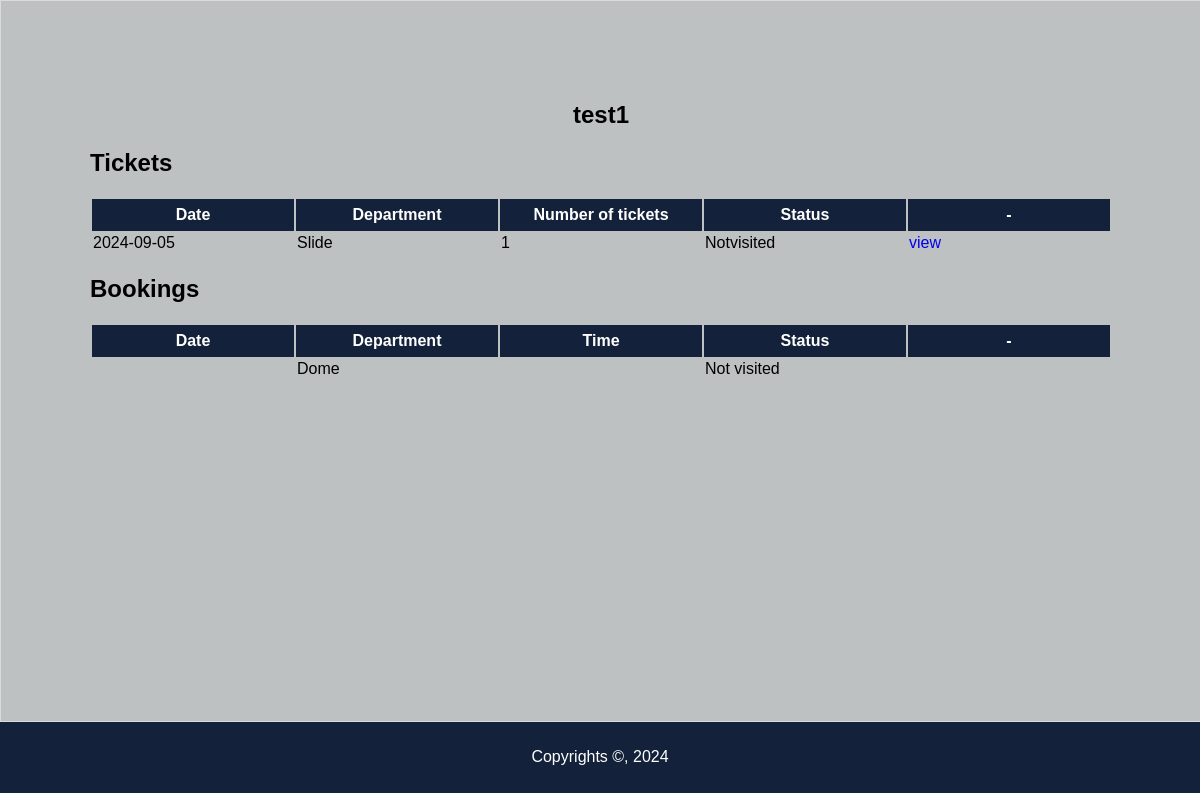
/user.php?name=test1&email=test@gmail.com (signed in), run on an earlier commit of the app's database.
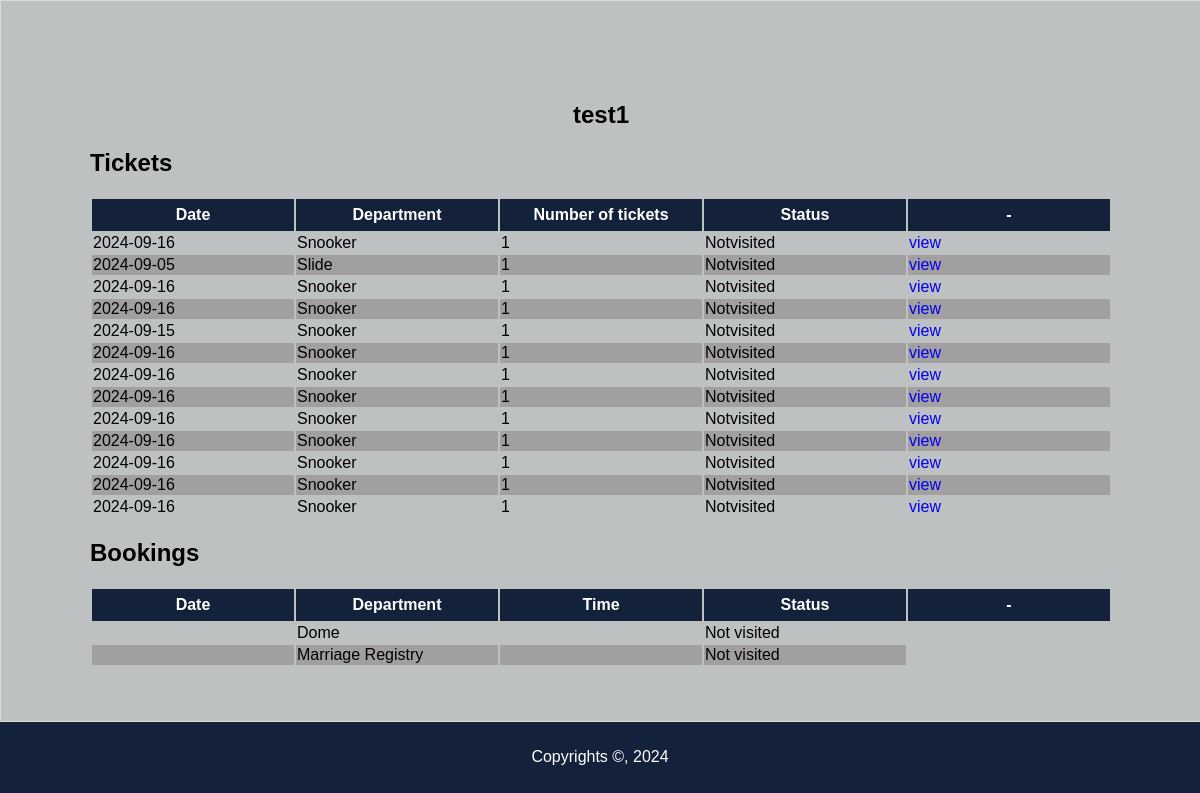
And on a later commit of the database.
### tables this page shows
CREATE TABLE `tickets` (
  `ticket_id` int(11) NOT NULL,
  `id` int(11) NOT NULL,
  `department` varchar(40) NOT NULL,
  `status` varchar(10) NOT NULL,
  `amount` int(11) NOT NULL,
  `customer` varchar(50) NOT NULL,
  `date` date NOT NULL,
  `address` varchar(40) DEFAULT NULL,
  `contact` varchar(40) DEFAULT NULL,
  `numberoftickets` int(11) DEFAULT NULL,
  PRIMARY KEY (`ticket_id`),
  KEY `id` (`id`),
  CONSTRAINT `tickets_ibfk_1` FOREIGN KEY (`id`) REFERENCES `departments` (`id`) ON DELETE CASCADE
);

CREATE TABLE `booking` (
  `department` varchar(40) DEFAULT NULL,
  `Customer` varchar(50) DEFAULT NULL,
  `Date` date DEFAULT NULL,
  `Time` time DEFAULT NULL,
  `status` varchar(15) DEFAULT NULL,
  `contact` varchar(40) DEFAULT NULL,
  `id` int(10) unsigned zerofill NOT NULL
);

### user.php (the view, shortened to what this page needs)
<?php
include 'connection.php';
   $email = $_GET['email'];
   $username = $_GET['name'];
   $tickets = "SELECT * FROM tickets where contact = '$email'";
   $QUERY = mysqli_query($connection, $tickets);
   $booking = "SELECT * FROM booking where contact = '$email'";
   $bQUERY = mysqli_query($connection, $booking);
?>
<!DOCTYPE html>
<html lang="en">
<head>
    <link rel="stylesheet" href="../css/signin.css">
</head>
<body>
    <main class="main">
        <div class="top">
        <div class="imag image">
            <h2><?php echo $username?></h2>
        </div>
        <div class="userdata">
<h2>Tickets</h2>
       <?php
       if($QUERY -> num_rows == 0){
        echo "no records";
       }
       else{
        echo '
            <table>
            <tr>
                <th>Date </th>
                <th>Department</th>
                <th>Number of tickets</th>
                <th>Status </th>
                <th>-</th>
            </tr>
        ';
        while($res = mysqli_fetch_assoc($QUERY)){
               echo '
               <tr>
               <td>'.$res['date'].'</td>
                <td>'.$res['department'].'</td>
                 <td>'.$res['numberoftickets'].'</td>
                  <td>'.$res['status'].'</td>
                   <td><a href="ticket/index.php?customer='.$res['name'].'&department='.$res['department'].'&numberoftickets='.$res['numberoftickets'].'&date='.$res['date'].'&ticketid='.$res['ticket_id'].'">view</a></td>
                   </tr>
               ';
        }
       }
       ?>
</table>
<h2>Bookings</h2>
        <?php
 if($bQUERY -> num_rows == 0){
    echo "no records";
   }
   else{
    echo '
    <table>
            <tr>
                <th>Date </th>
                <th>Department</th>
                <th>Time</th>
                <th>Status </th>
                <th>-</th>
            </tr>
    ';
    while($res = mysqli_fetch_assoc($bQUERY)){
           echo '
           <tr>
           <td>'.$res['date'].'</td>
            <td>'.$res['department'].'</td>
             <td>'.$res['time'].'</td>
              <td>'.$res['status'].'</td>
               </tr>
           ';
    }
   }
        ?>
            </table>
        </div>
     </div>
      <footer>
        <div class="text">
            <p>Copyrights ©, 2024</p>
        </div>
     </footer>
     </main>
</body>
</html>

What changed in the data, as far as the page shows it:
added tickets: date "2024-09-16", department "Snooker", numberoftickets "1", status "Notvisited"
added tickets: date "2024-09-16", department "Snooker", numberoftickets "1", status "Notvisited"
added tickets: date "2024-09-16", department "Snooker", numberoftickets "1", status "Notvisited"
added tickets: date "2024-09-15", department "Snooker", numberoftickets "1", status "Notvisited"
added tickets: date "2024-09-16", department "Snooker", numberoftickets "1", status "Notvisited"
added tickets: date "2024-09-16", department "Snooker", numberoftickets "1", status "Notvisited"
added tickets: date "2024-09-16", department "Snooker", numberoftickets "1", status "Notvisited"
added tickets: date "2024-09-16", department "Snooker", numberoftickets "1", status "Notvisited"
added tickets: date "2024-09-16", department "Snooker", numberoftickets "1", status "Notvisited"
added tickets: date "2024-09-16", department "Snooker", numberoftickets "1", status "Notvisited"
added tickets: date "2024-09-16", department "Snooker", numberoftickets "1", status "Notvisited"
added tickets: date "2024-09-16", department "Snooker", numberoftickets "1", status "Notvisited"
added booking: department "Marriage Registry", status "Not visited"
